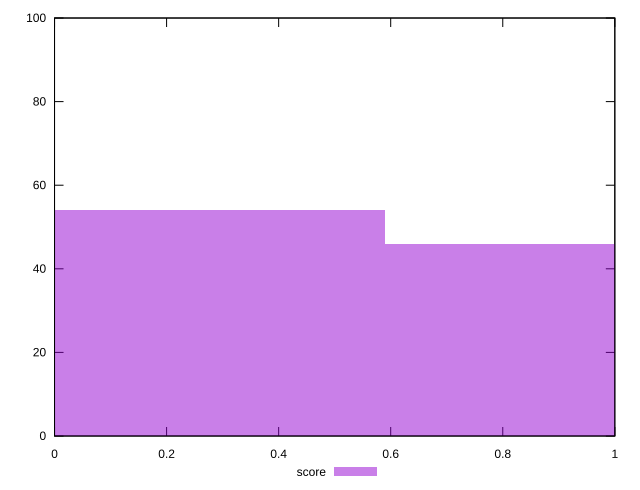

The gnuplot source for this figure:
reset

$score <<EOF
0 54
1.1781411475953054 46
EOF

set key outside below
set boxwidth 1.1781411475953054
set xrange [0:1]
set yrange [0:100]
set trange [0:100]
set style fill transparent solid 0.5 noborder
set terminal svg size 640, 490 enhanced background rgb 'white'
set output "reports/report_00028_2021-02-24T12-49-42.674Z/max-potential-fid/samples/agenda/score/histogram.svg"

plot $score title "score" with boxes

reset
